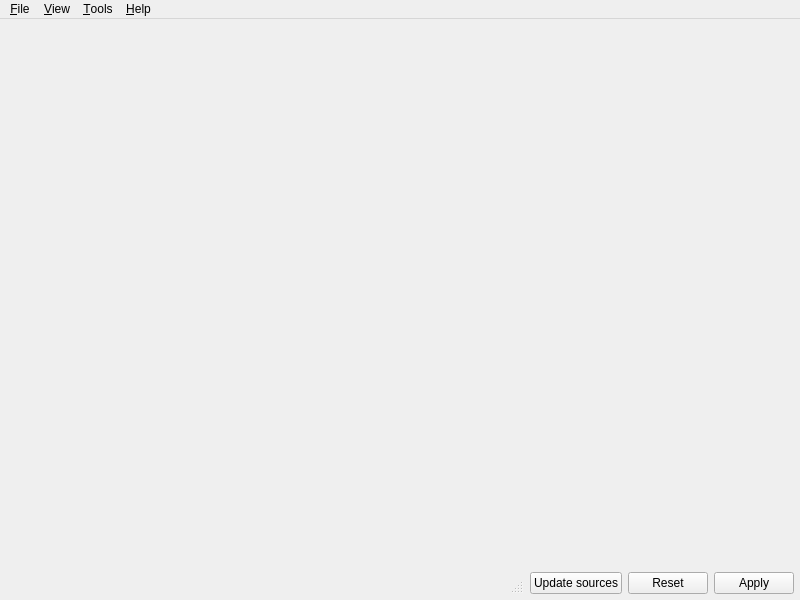
<?xml version="1.0" encoding="UTF-8"?>
<ui version="4.0">
 <class>alt::MainWindow</class>
 <widget class="QMainWindow" name="alt::MainWindow">
  <property name="geometry">
   <rect>
    <x>0</x>
    <y>0</y>
    <width>800</width>
    <height>600</height>
   </rect>
  </property>
  <property name="sizePolicy">
   <sizepolicy hsizetype="Minimum" vsizetype="Minimum">
    <horstretch>0</horstretch>
    <verstretch>0</verstretch>
   </sizepolicy>
  </property>
  <property name="minimumSize">
   <size>
    <width>200</width>
    <height>200</height>
   </size>
  </property>
  <property name="windowTitle">
   <string>ALT Components</string>
  </property>
  <widget class="QWidget" name="centralwidget">
   <property name="sizePolicy">
    <sizepolicy hsizetype="Minimum" vsizetype="Minimum">
     <horstretch>10</horstretch>
     <verstretch>10</verstretch>
    </sizepolicy>
   </property>
   <layout class="QVBoxLayout" name="verticalLayout_2">
    <property name="spacing">
     <number>6</number>
    </property>
    <property name="leftMargin">
     <number>6</number>
    </property>
    <property name="topMargin">
     <number>6</number>
    </property>
    <property name="rightMargin">
     <number>6</number>
    </property>
    <property name="bottomMargin">
     <number>6</number>
    </property>
    <item>
     <widget class="alt::ComponentsWidget" name="componentsWidget" native="true">
      <property name="sizePolicy">
       <sizepolicy hsizetype="MinimumExpanding" vsizetype="MinimumExpanding">
        <horstretch>0</horstretch>
        <verstretch>0</verstretch>
       </sizepolicy>
      </property>
     </widget>
    </item>
    <item>
     <layout class="QHBoxLayout" name="horizontalLayout">
      <property name="leftMargin">
       <number>0</number>
      </property>
      <property name="topMargin">
       <number>0</number>
      </property>
      <property name="rightMargin">
       <number>0</number>
      </property>
      <property name="bottomMargin">
       <number>0</number>
      </property>
      <item>
       <widget class="alt::MainStatusBar" name="statusbar"/>
      </item>
      <item>
       <widget class="QPushButton" name="updatePushButton">
        <property name="text">
         <string>Update sources</string>
        </property>
        <property name="icon">
         <iconset theme="view-refresh"/>
        </property>
       </widget>
      </item>
      <item>
       <widget class="QPushButton" name="resetPushButton">
        <property name="text">
         <string>Reset</string>
        </property>
        <property name="icon">
         <iconset theme="QIcon::ThemeIcon::EditUndo"/>
        </property>
       </widget>
      </item>
      <item>
       <widget class="QPushButton" name="applyPushButton">
        <property name="text">
         <string>Apply</string>
        </property>
        <property name="icon">
         <iconset theme="emblem-default"/>
        </property>
       </widget>
      </item>
     </layout>
    </item>
   </layout>
  </widget>
  <widget class="QMenuBar" name="menuBar">
   <property name="geometry">
    <rect>
     <x>0</x>
     <y>0</y>
     <width>800</width>
     <height>24</height>
    </rect>
   </property>
   <widget class="QMenu" name="viewMenu">
    <property name="title">
     <string>&amp;View</string>
    </property>
    <widget class="QMenu" name="languageMenu">
     <property name="title">
      <string>&amp;Language</string>
     </property>
    </widget>
    <widget class="QMenu" name="viewModeMenu">
     <property name="title">
      <string>&amp;View mode</string>
     </property>
     <addaction name="actionBySections"/>
     <addaction name="actionByTags"/>
     <addaction name="actionPlain"/>
     <addaction name="separator"/>
     <addaction name="actionNames_and_IDs"/>
     <addaction name="actionNames_only"/>
     <addaction name="actionIDs_only"/>
    </widget>
    <widget class="QMenu" name="editorLayoutMenu">
     <property name="title">
      <string>&amp;Editor layout</string>
     </property>
     <addaction name="actionContent"/>
    </widget>
    <addaction name="viewModeMenu"/>
    <addaction name="languageMenu"/>
    <addaction name="editorLayoutMenu"/>
   </widget>
   <widget class="QMenu" name="helpMenu">
    <property name="title">
     <string>&amp;Help</string>
    </property>
    <addaction name="manualAction"/>
    <addaction name="aboutAction"/>
   </widget>
   <widget class="QMenu" name="menu_Tools">
    <property name="title">
     <string>&amp;Tools</string>
    </property>
    <widget class="QMenu" name="menu_System">
     <property name="title">
      <string>&amp;System</string>
     </property>
     <addaction name="actionDisable_deletion_base_components"/>
     <addaction name="actionDisable_the_removal_of_packages_installed_manually"/>
    </widget>
    <addaction name="menu_System"/>
    <addaction name="action_Show_logs"/>
    <addaction name="actionShow_drafts"/>
    <addaction name="actionShowNonEditionComponents"/>
   </widget>
   <widget class="QMenu" name="menuFile">
    <property name="title">
     <string>&amp;File</string>
    </property>
    <addaction name="actionReload_components"/>
    <addaction name="separator"/>
    <addaction name="actionQuit"/>
   </widget>
   <addaction name="menuFile"/>
   <addaction name="viewMenu"/>
   <addaction name="menu_Tools"/>
   <addaction name="helpMenu"/>
  </widget>
  <action name="manualAction">
   <property name="text">
    <string>&amp;Manual</string>
   </property>
  </action>
  <action name="aboutAction">
   <property name="text">
    <string>&amp;About</string>
   </property>
  </action>
  <action name="action_Show_logs">
   <property name="text">
    <string>&amp;Show logs</string>
   </property>
  </action>
  <action name="actionReload_components">
   <property name="text">
    <string>&amp;Reload components</string>
   </property>
   <property name="shortcut">
    <string>Ctrl+R</string>
   </property>
  </action>
  <action name="actionShow_drafts">
   <property name="checkable">
    <bool>true</bool>
   </property>
   <property name="text">
    <string>&amp;Show drafts</string>
   </property>
  </action>
  <action name="actionQuit">
   <property name="text">
    <string>&amp;Quit</string>
   </property>
   <property name="shortcut">
    <string>Ctrl+Q</string>
   </property>
  </action>
  <action name="actionBySections">
   <property name="checkable">
    <bool>true</bool>
   </property>
   <property name="text">
    <string>&amp;By sections</string>
   </property>
  </action>
  <action name="actionByTags">
   <property name="checkable">
    <bool>true</bool>
   </property>
   <property name="text">
    <string>&amp;By tags</string>
   </property>
  </action>
  <action name="actionPlain">
   <property name="checkable">
    <bool>true</bool>
   </property>
   <property name="text">
    <string>&amp;Plain</string>
   </property>
  </action>
  <action name="actionContent">
   <property name="checkable">
    <bool>true</bool>
   </property>
   <property name="checked">
    <bool>true</bool>
   </property>
   <property name="enabled">
    <bool>true</bool>
   </property>
   <property name="text">
    <string>Content panel</string>
   </property>
  </action>
  <action name="actionDisable_deletion_base_components">
   <property name="checkable">
    <bool>true</bool>
   </property>
   <property name="checked">
    <bool>true</bool>
   </property>
   <property name="text">
    <string>Disable the removal of basic components</string>
   </property>
  </action>
  <action name="actionDisable_the_removal_of_packages_installed_manually">
   <property name="checkable">
    <bool>true</bool>
   </property>
   <property name="checked">
    <bool>true</bool>
   </property>
   <property name="text">
    <string>Disable the removal of packages installed manually</string>
   </property>
  </action>
  <action name="actionNames_and_IDs">
   <property name="checkable">
    <bool>true</bool>
   </property>
   <property name="text">
    <string>&amp;Names and IDs</string>
   </property>
  </action>
  <action name="actionNames_only">
   <property name="checkable">
    <bool>true</bool>
   </property>
   <property name="text">
    <string>&amp;Names only</string>
   </property>
  </action>
  <action name="actionIDs_only">
   <property name="checkable">
    <bool>true</bool>
   </property>
   <property name="text">
    <string>&amp;IDs only</string>
   </property>
  </action>
  <action name="actionShowNonEditionComponents">
   <property name="checkable">
    <bool>true</bool>
   </property>
   <property name="text">
    <string>&amp;Show components that are not included in the edition</string>
   </property>
  </action>
 </widget>
 <customwidgets>
  <customwidget>
   <class>alt::ComponentsWidget</class>
   <extends>QWidget</extends>
   <header location="global">ui/componentswidget/componentswidget.h</header>
   <container>1</container>
  </customwidget>
  <customwidget>
   <class>alt::MainStatusBar</class>
   <extends>QStatusBar</extends>
   <header location="global">ui/statusbar/mainstatusbar.h</header>
   <container>1</container>
  </customwidget>
 </customwidgets>
 <resources/>
 <connections/>
</ui>
